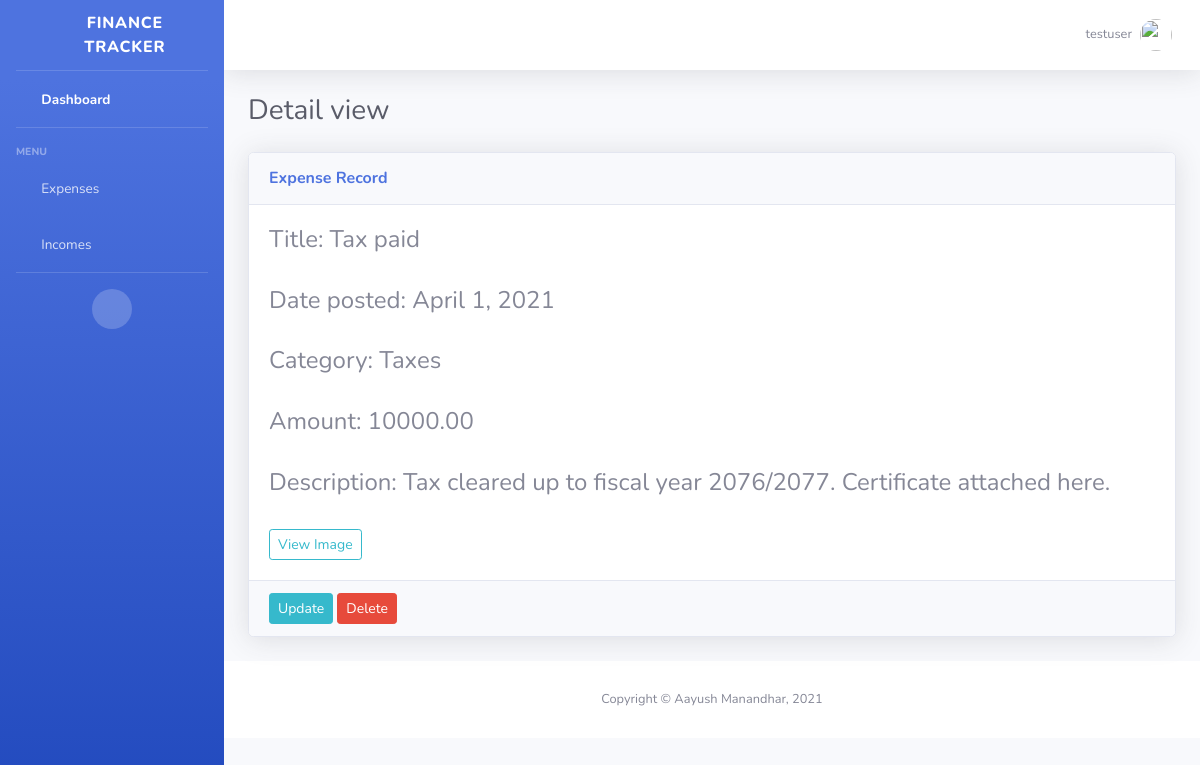
The page /detail_exp/16 (signed in) on the database its author committed.
### expense/models.py (models this page shows, shortened)
class Expense(models.Model):
    user = models.ForeignKey(User, on_delete=models.CASCADE, default=1)
    title = models.CharField(max_length=101)
    amount = models.DecimalField(max_digits=8, decimal_places=2)
    date = models.DateField(default= datetime.now)
    category = models.ForeignKey(Category, on_delete=models.CASCADE)
    image = models.ImageField(upload_to="images/expenses", blank=True)
    description = models.TextField(blank = True)

class Category(models.Model):
    name = models.CharField(max_length=20)
    def __str__(self):
        return self.name

### expense/views.py (the view)
# urls.py: path('detail_exp/<str:pk>', views.detailExpense, name="detail_expense"),
@login_required()
def detailExpense(request, pk):
    expense = Expense.objects.get(id = pk)
    context = {
        'expense': expense,
    }
    return render(request, 'expense/expensedetail.html', context)

### expense/templates/expense/expensedetail.html (shortened to what this page needs)
<!DOCTYPE html>
<html lang="en">
{% load static %}
<head>
    <link href="{% static 'expense/vendor/fontawesome-free/css/all.min.css' %}" rel="stylesheet" type="text/css">
    <link href="{% static 'expense/css/sb-admin-2.min.css' %}" rel="stylesheet">
</head>
<body id="page-top">
<div id="wrapper">
    {% include "expense/sidebar.html" %}
    <div id="content-wrapper" class="d-flex flex-column">
        <div id="content">
            {% include "expense/topbar.html" %}
            <div class="container-fluid">
                <h1 class="h3 mb-4 text-gray-800">Detail view</h1>
                <div class="card shadow mb-4 ">
                    <div class="card-header py-3">
                        <h6 class="m-0 font-weight-bold text-primary">Expense Record</h6>
                    </div>
                    <div class="card-body">
                        <h4>Title: {{ expense.title }} </h4> <br>
                        <h4>Date posted: {{ expense.date }} </h4> <br>
                        <h4>Category: {{ expense.category }} </h4><br>
                        <h4>Amount: {{ expense.amount }} </h4><br>
                        <h4>Description: {{ expense.description }} </h4><br>
                        {% if not expense.image %}
                        No image attached!
                        {% else %}
                            <button class="btn btn-sm btn-outline-info"  data-toggle="modal"
                               data-target="#ImageModal">
                                View Image
                            </button>
                        {% endif %}
                    </div>
                    <div class="card-footer">
                        <a class="btn btn-sm btn-info" href="{% url 'update_expense' expense.id %}">Update</a>
                        <a class="btn btn-sm btn-danger" href="{% url 'delete_expense' expense.id %}">Delete</a>
                    </div>
                </div>
            </div>
            <footer class="sticky-footer bg-white">
                <div class="container my-auto">
                    <div class="copyright text-center my-auto">
                        <span>Copyright &copy; Aayush Manandhar, 2021</span>
                    </div>
                </div>
            </footer>
        </div>
    </div>
</body>
</html>

### expense/templates/expense/topbar.html (shortened to what this page needs)
      {% load static %}
            <nav class="navbar navbar-expand navbar-light bg-white topbar mb-4 static-top shadow">
                <ul class="navbar-nav ml-auto">
                    <li class="nav-item dropdown no-arrow">
                        <a class="nav-link dropdown-toggle" href="#" id="userDropdown" role="button"
                           data-toggle="dropdown" aria-haspopup="true" aria-expanded="false">
                            <span class="mr-2 d-none d-lg-inline text-gray-600 small">{{ request.user }}</span>
                            <img class="img-profile rounded-circle"
                                 src="{% static 'expense/img/undraw_profile_2.svg' %}">
                        </a>
                    </li>
                </ul>
            </nav>

### rows shown on the page
Expense: title "Tax paid", date "April 1, 2021", category "Taxes", amount "10000.00", description "Tax cleared up to fiscal year 2076/2077. Certificate attached here."

### other values the page prints
{{ request.user }} "testuser"
